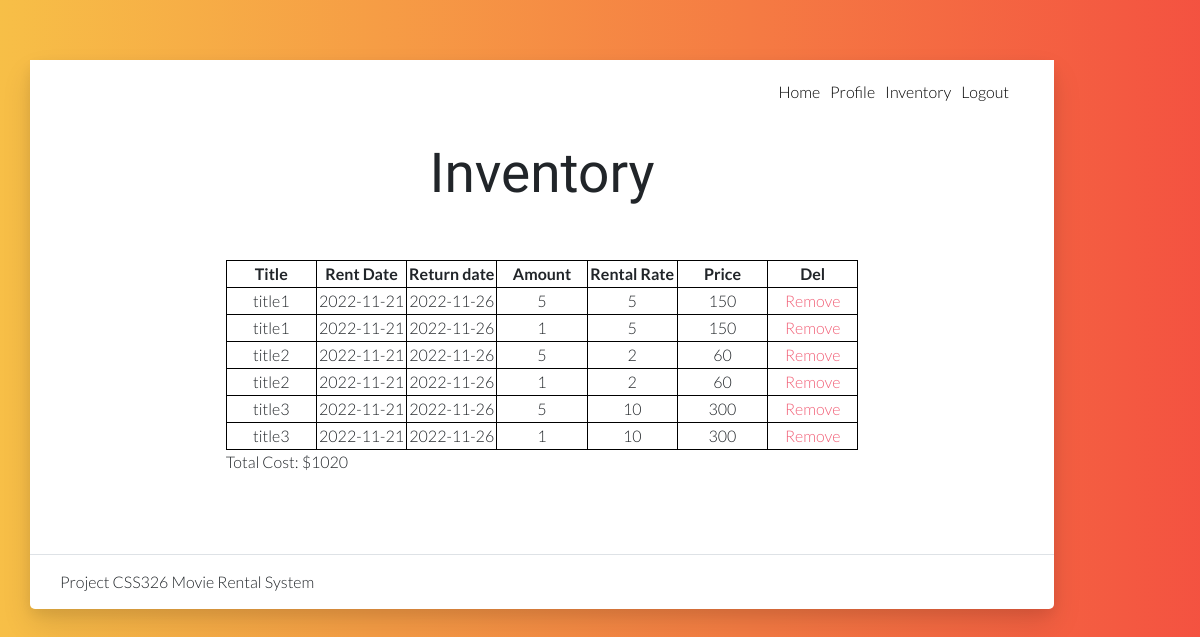
Page /inventory.php (signed in) on the committed database.
### tables this page shows
CREATE TABLE `film` (
  `film_id` int(10) NOT NULL,
  `inventory_id` int(10) NOT NULL,
  `title` varchar(25) NOT NULL,
  `release_year` int(4) NOT NULL,
  `rental_duration` int(10) NOT NULL,
  `rental_rate` int(4) NOT NULL,
  `length` int(3) NOT NULL,
  `rating` int(1) NOT NULL,
  `replacement_cost` int(4) NOT NULL,
  `detail` varchar(255) NOT NULL
);

CREATE TABLE `rental` (
  `rental_id` int(10) NOT NULL,
  `customer_id` int(10) NOT NULL,
  `inventory_id` int(10) NOT NULL,
  `rental_date` date NOT NULL,
  `return_date` date NOT NULL,
  `amount` int(10) NOT NULL
);

### inventory.php (the view, shortened to what this page needs)
<?php require_once('connect.php');
$user_id = $_SESSION['user_id'];
?>
<!DOCTYPE html>
<html lang="en">
<head>
    <link rel="stylesheet" href="vendor/bootstrap/bootstrap.min.css">
    <link rel="stylesheet" href="vendor/select2/select2.min.css">
    <link rel="stylesheet" href="vendor/owlcarousel/owl.carousel.min.css">
    <link rel="stylesheet" href="vendor/lightcase/lightcase.css">
    <link rel="stylesheet" href="css/style.min.css">
    <link rel="stylesheet" href="https://cdn.linearicons.com/free/1.0.0/icon-font.min.css">
    <link href="https://file.myfontastic.com/7vRKgqrN3iFEnLHuqYhYuL/icons.css" rel="stylesheet">
</head>
<body data-spy="scroll" data-target="#navbar-nav-header" class="static-layout">
    <div class="boxed-page">
        <nav id="gtco-header-navbar" class="navbar navbar-expand-lg py-4">
            <div class="container">
                <div class="collapse navbar-collapse" id="navbar-nav-header">
                    <ul class="navbar-nav ml-auto">
                        <li class="nav-item">
                            <a class="nav-link" href="home.php">Home</a>
                        </li>
                        <li class="nav-item">
                            <a class="nav-link" href="profile.php">Profile</a>
                        </li>
                        <?php if (!isset($admin_id)) : ?>
                            <li class="nav-item">
                                <a class="nav-link" href="inventory.php">Inventory</a>
                            </li>
                        <?php endif ?>
                        <li class="nav-item">
                            <a class="nav-link" href="logout.php">Logout</a>
                        </li>
                    </ul>
                </div>
            </div>
        </nav>
        <section id="gtco-contact-form" class="bg-white">
            <div class="container">
                <div class="section-content">
                    <div class="title-wrap">
                        <h1 class="display-2 mb-4">Inventory</h1><br>
                    </div>
                    <div class="row">
                        <div class="col-md-8 offset-md-2 contact-form-holder mt-4">
                            <form method="post" name="login-form" action="">
                                <div class="row">
                                    <div class="col-md-12 form-input">
                                        <table style="text-align: center; border-collapse: collapse; border: 1px solid black; table-layout: fixed; width: 100%;">
                                            <tr>
                                                <th style="border: 1px solid black">Title</th>
                                                <th style="border: 1px solid black">Rent Date</th>
                                                <th style="border: 1px solid black">Return date</th>
                                                <th style="border: 1px solid black">Amount</th>
                                                <th style="border: 1px solid black">Rental Rate</th>
                                                <th style="border: 1px solid black">Price</th>
                                                <th style="border: 1px solid black">Del</th>
                                            </tr>
                                            <?php
                                            $select = mysqli_query($mysqli, "SELECT * FROM film,rental WHERE rental.customer_id='$user_id' OR film.inventory_id=rental.inventory_id") or die('query faied');
                                            while ($row = $select->fetch_array()) {
                                            ?>
                                                <tr>
                                                    <td style="border: 1px solid black"><?= $row['title'] ?></td>
                                                    <td style="border: 1px solid black"><?= $row['rental_date'] ?></td>
                                                    <td style="border: 1px solid black"><?= $row['return_date'] ?></td>
                                                    <td style="border: 1px solid black"><?= $row['amount'] ?></td>
                                                    <td style="border: 1px solid black"><?= $row['rental_rate'] ?></td>
                                                    <td style="border: 1px solid black"><?= $row['rental_rate']*$row['rental_duration']?></td>
                                                    <td style="border: 1px solid black"><a href='delinfo.php?rental_id=<?= $row['rental_id'] ?>'>Remove</a></td>
                                                </tr>
                                            <?php    }    ?>
                                        </table>
                                        <?php
                                        $stmt = mysqli_query($mysqli,    "SELECT SUM(rental_rate*rental_duration) AS value_sum FROM film,rental
											WHERE rental.customer_id='$user_id' OR film.inventory_id=rental.inventory_id");
                                        $row = $stmt->fetch_array();
                                        $sum = $row['value_sum'];
                                        echo "Total Cost: $" . $sum; ?>
                                    </div>
                                </div>
                            </form>
                        </div>
                    </div>
                </div>
            </div>
        </section>
        <footer class="mastfoot mb-3 bg-white py-4 border-top">
            <div class="inner container">
                <div class="row">
                    <div class="col-md-6 d-flex align-items-center justify-content-md-start justify-content-center">
                        <p class="mb-0">Project CSS326 Movie Rental System</p>
                    </div>
                </div>
            </div>
        </footer>
    </div>
</body>
</html>

### rows in the picture
film: title "title1", rental.rental_date "2022-11-21", rental.return_date "2022-11-26", rental.amount "5", rental_rate "5", $row['rental_rate']*$row['rental_duration'] "150", rental.amount "1"
film: title "title2", rental.rental_date "2022-11-21", rental.return_date "2022-11-26", rental.amount "5", rental_rate "2", $row['rental_rate']*$row['rental_duration'] "60", rental.amount "1"
film: title "title3", rental.rental_date "2022-11-21", rental.return_date "2022-11-26", rental.amount "5", rental_rate "10", $row['rental_rate']*$row['rental_duration'] "300", rental.amount "1"

### other values in the picture
$sum "1020"
